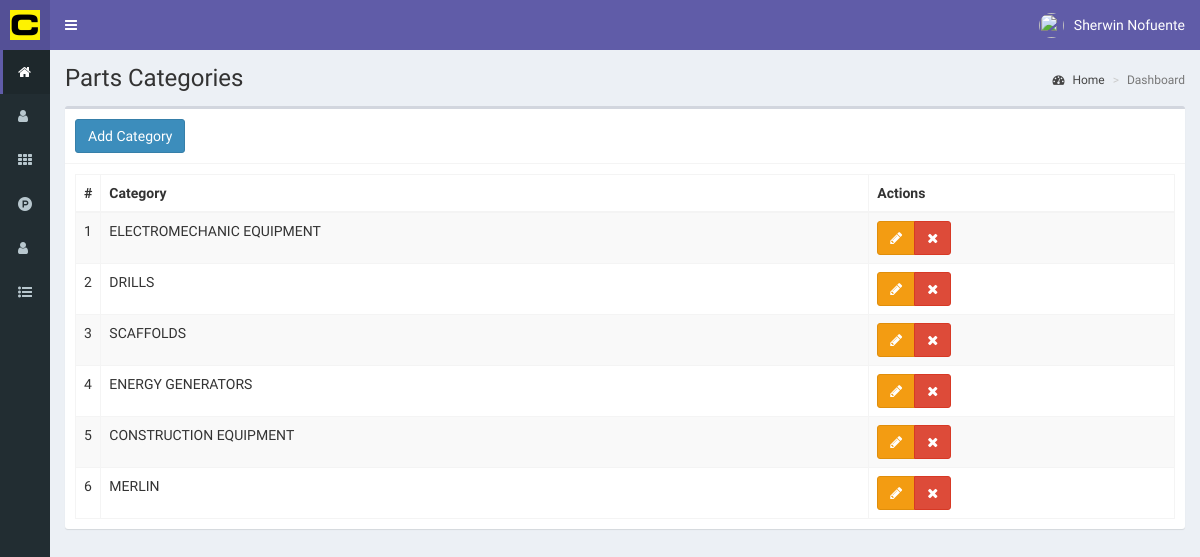
The app's page /categories (signed in) with its own data.
### tables this page shows
CREATE TABLE `categories` (
  `id` int(11) NOT NULL,
  `category` text NOT NULL,
  `Date` timestamp NOT NULL DEFAULT CURRENT_TIMESTAMP ON UPDATE CURRENT_TIMESTAMP
);

### controllers/template.controller.php (called while the page is built)
<?php
class ControllerTemplate {
	 static public function ctrTemplate(){
	 	include "views/template.php";
	 }
}

### index.php (called while the page is built, shortened)
<?php
require_once "controllers/template.controller.php";
require_once "controllers/users.controller.php";
require_once "controllers/categories.controller.php";
require_once "controllers/partsUser.controller.php";
require_once "models/categories.model.php";
$template = new ControllerTemplate();
$template -> ctrTemplate();

### controllers/categories.controller.php (called while the page is built, shortened)
<?php
class ControllerCategory {
static public function ctrShowCategories($item, $value){
    $table = "categories";
    $answer = CategoriesModel::mdlShowCategories($table, $item, $value);
    return $answer;
}
}

### models/connection.php (called while the page is built)
<?php
class Connection {
	static public function connect(){
		$link = new PDO("mysql:host=localhost;dbname=spare", "root", "");
		$link -> exec("set names utf8");
		return $link;
	}
}

### models/categories.model.php (called while the page is built, shortened)
<?php
require_once "connection.php";
class CategoriesModel{
	static public function mdlShowCategories($table, $item, $value){
		if($item != null){
			$stmt = Connection::connect()->prepare("SELECT * FROM $table WHERE $item = :$item");
			$stmt -> bindParam(":".$item, $value, PDO::PARAM_STR);
			$stmt -> execute();
			return $stmt -> fetch();
		} else {
			$stmt = Connection::connect()->prepare("SELECT * FROM $table");
			$stmt -> execute();
			return $stmt -> fetchAll();
		}
	}
}

### views/modules/categories.php (the view, shortened to what this page needs)
<div class="content-wrapper">
    <section class="content-header">
      <h1>
        Parts Categories
      </h1>
      <ol class="breadcrumb">
        <li><a href="home"><i class="fa fa-dashboard"></i> Home</a></li>
        <li class="active">Dashboard</li>
      </ol>
    </section>
    <section class="content">
      <div class="box">
        <div class="box-header with-border">
            <button class="btn btn-primary" data-toggle="modal" data-target="#addCategory" >
              Add Category
            </button>
        </div>
        <div class="box-body">
            <table class="table table-bordered table-striped dt-responsive tables" width="100%">
                <thead>
                    <tr>
                        <th style="width:10px">#</th>
                        <th>Category</th>
                        <th>Actions</th>
                    </tr>
                </thead>
                  <tbody>
                 <?php
                  $item = null;
                  $value = null;
                  $categories = ControllerCategory::ctrShowCategories($item, $value);
                  foreach ($categories as $key => $value) {
                    echo '<tr>
                            <td>'.($key+1).'</td>
                            <td class="text-uppercase">'.$value['category'].'</td>
                            <td>
                              <div class="btn-group">
                                <button class="btn btn-warning btnEditCategory" idCategory="'.$value["id"].'" data-toggle="modal" data-target="#EditCategory"><i class="fa fa-pencil"></i></button>
                                <button class="btn btn-danger btnDeleteCategory" idCategory="'.$value["id"].'"><i class="fa fa-times"></i></button>
                              </div>
                            </td>
                          </tr>';
                    }
                  ?>
              </tbody>
            </table>
        </div>
      </div>
    </section>
  </div>

### records on screen
categories: category "ELECTROMECHANIC EQUIPMENT"
categories: category "DRILLS"
categories: category "SCAFFOLDS"
categories: category "ENERGY GENERATORS"
categories: category "CONSTRUCTION EQUIPMENT"
categories: category "MERLIN"

### other values on screen
$_SESSION["name"] "Sherwin Nofuente"
